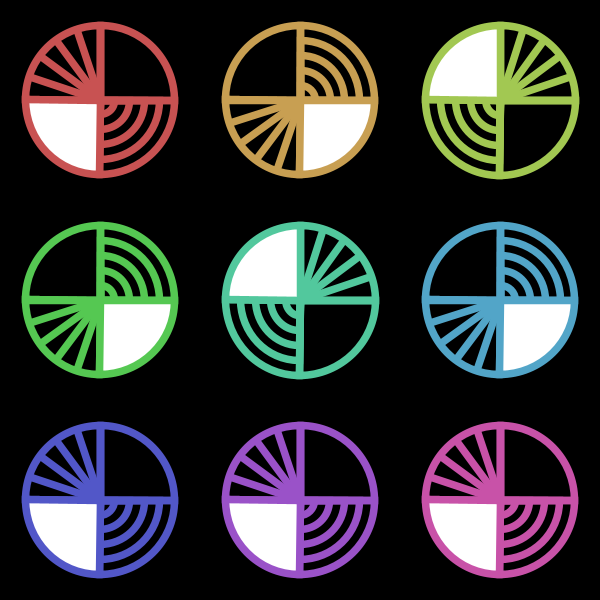
Frame 1 (no input)
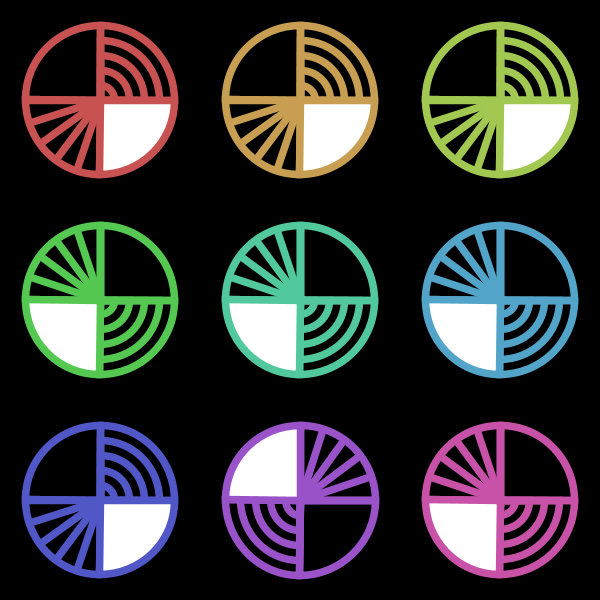
Frame 2 (the mouse pressed at the canvas centre, redrawn once)

The Processing sketch that drew these frames (run headless with seeded random() and noise(); the mouse was pressed at the canvas centre and the sketch redrawn once):

// Processing sketch: build
// ── build.pde
color fg = 255;
color bg = 0;
void setup() {
	size(600, 600);
	colorMode(HSB);
	noLoop();
}
void draw() {
	background(0);
	int count = 3;
	int area = count * count;
	int cell = width / count;
	for (int n = 0; n < area; n++) {
		int x = (n % count) * cell + cell / 2;
		int y = (n / count) * cell + cell / 2;
		pushMatrix();
		translate(x, y);
		rotate((int)random(1, 4) * PI / 2);
		fg = color(n * (255 / area), 150, 200);
		pie(0, 0, cell * .75);
		popMatrix();
	}
}
void pie(float x, float y, float s) {
	stroke(fg);
	noFill();
	strokeWeight(s / 5 / 4);
	strokeCap(SQUARE);
	arc(x, y, s, s, 0, PI / 2, PIE);
	for (int i = 0; i < 5; i++) {
		float x2 = x + sin((PI / 10) * i) * s / 2;
		float y2 = y + cos((PI / 10) * i) * s / 2;
		line(x, y, x2, y2);
	}
	arc(x, y, s, s, PI / 2, PI, PIE);
	for (int i = 1; i <= 5; i++) {
		pushMatrix();
		translate(x, y);
		arc(0, 0, i * s / 5, i * s / 5, PI, PI + PI / 2, PIE);
		popMatrix();
	}
	fill(255);
	arc(x, y, s, s, PI + PI / 2, TWO_PI, PIE);
}
